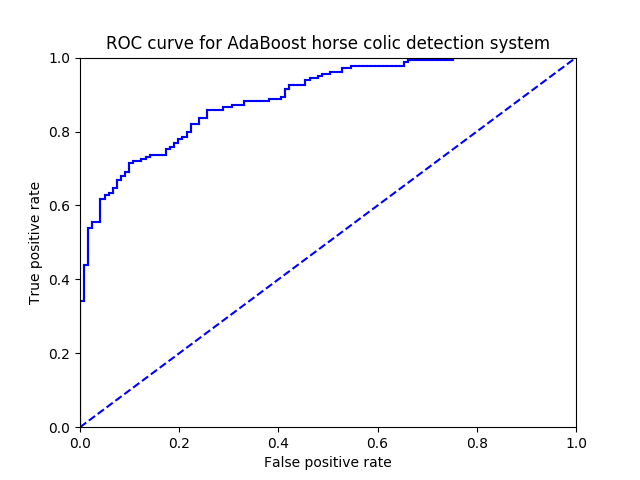

This chart was generated by the following Python code:
"""
Created on Nov 28, 2010
Adaboost is short for Adaptive Boosting
@author: Peter
"""

from numpy import *
import builtins
import os


def load_simple_data():
    """
    生成测试数据

    :return:
    """
    dat_mat = matrix([
        [1.,  2.1],
        [2.,  1.1],
        [1.3,  1.],
        [1.,  1.],
        [2.,  1.]])
    class_labels = [1.0, 1.0, -1.0, -1.0, 1.0]
    return dat_mat, class_labels


def loadDataSet(filename):      # general function to parse tab -delimited floats
    """
    读取数据集的通用方法，这个方法能够自动检测出特征的数目，同时，该方法假设最后一个特征是类别标签

    :param filename:
    :return:
    """
    # 获取文件中的列数，其中，除最后一列外，其余的都是特征
    num_feat = builtins.len(open(filename).readline().split('\t'))  # get number of fields
    data_mat = []
    label_mat = []
    fr = open(filename)
    for line in fr.readlines():
        line_arr =[]
        cur_line = line.strip().split('\t')
        for i in range(num_feat-1):
            line_arr.append(float(cur_line[i]))
        data_mat.append(line_arr)
        label_mat.append(float(cur_line[-1]))
    return data_mat, label_mat


def stumpClassify(data_matrix, dimension, thresh_val, threshIneq):  # just classify the data
    """
    通过阈值比较对数据进行分类

    :param data_matrix:
    :param dimension: 维度
    :param thresh_val:
    :param threshIneq:
    :return:
    """
    retArray = ones((shape(data_matrix)[0], 1))   # 创建一个n行1列的矩阵
    if threshIneq == 'lt':
        retArray[data_matrix[:, dimension] <= thresh_val] = -1.0
    else:
        retArray[data_matrix[:, dimension] > thresh_val] = -1.0
    return retArray
    

def buildStump(dataArr, classLabels, D):
    """
    构造单层决策树

    :param dataArr:
    :param classLabels:
    :param D:
    :return:
    """
    dataMatrix = mat(dataArr)
    labelMat = mat(classLabels).T  # 将类别标签进行转置
    m, n = shape(dataMatrix)
    numSteps = 10.0     # 用于在所有可能值上进行遍历
    bestStump = {}
    bestClasEst = mat(zeros((m, 1)))
    minError = inf  # init error sum, to +infinity 将最小错误率设置为正无穷， 之后用于寻找可能的最小错误率
    for i in range(n):  # loop over all dimensions 遍历数据集的所有特征
        rangeMin = dataMatrix[:, i].min()
        rangeMax = dataMatrix[:, i].max()
        stepSize = (rangeMax-rangeMin)/numSteps
        for j in range(-1, int(numSteps)+1):  # loop over all range in current dimension
            for inequal in ['lt', 'gt']:  # go over less than and greater than
                threshVal = (rangeMin + float(j) * stepSize)
                # call stump classify with i, j, lessThan
                predictedVals = stumpClassify(dataMatrix, i, threshVal, inequal)
                errArr = mat(ones((m, 1)))
                errArr[predictedVals == labelMat] = 0
                weightedError = D.T*errArr  # calc total error multiplied by D
                # print("split: dim %d, thresh %.2f, thresh ineqal: %s, the weighted error is %.3f"
                # % (i, threshVal, inequal, weightedError))
                if weightedError < minError:
                    minError = weightedError
                    bestClasEst = predictedVals.copy()
                    bestStump['dim'] = i
                    bestStump['thresh'] = threshVal
                    bestStump['ineq'] = inequal
    return bestStump, minError, bestClasEst


def adaBoostTrainDS(dataArr, classLabels, numIt=40):
    """
    基于单层决策树的AdaBoost训练过程

    :param dataArr:
    :param classLabels:
    :param numIt:
    :return:
    """
    weakClassArr = []
    m = shape(dataArr)[0]
    # D是一个概率分布向量，因此其所有的元素之和为1.0。为了满足此要求，一开始的所有元素都会被初始化成1/m.
    D = mat(ones((m, 1))/m)   # init D to all equal
    # aggClassEst是一个列向量，记录每个数据点的类别估计累计值
    aggClassEst = mat(zeros((m, 1)))
    for i in range(numIt):
        bestStump, error, classEst = buildStump(dataArr, classLabels, D)  # build Stump
        # print("D:",D.T)
        # max(error, 1e-16)用于确保在没有错误时不会发生 除零溢出
        # calc alpha, throw in max(error,eps) to account for error=0
        alpha = float(0.5*log((1.0-error)/max(error, 1e-16)))
        bestStump['alpha'] = alpha  
        weakClassArr.append(bestStump)                  # store Stump Params in Array
        # print("classEst: ",classEst.T)
        expon = multiply(-1*alpha*mat(classLabels).T,classEst)  # exponent for D calc, getting messy
        # 计算新的权重向量D
        D = multiply(D,exp(expon))                              # Calc New D for next iteration
        D = D/D.sum()
        # calc training error of all classifiers, if this is 0 quit for loop early (use break)
        aggClassEst += alpha*classEst
        # print("aggClassEst: ",aggClassEst.T)
        aggErrors = multiply(sign(aggClassEst) != mat(classLabels).T,ones((m,1)))
        errorRate = aggErrors.sum()/m
        print("total error: ",errorRate)
        if errorRate == 0.0: break
    return weakClassArr,aggClassEst


def adaClassify(datToClass, classifierArr):
    """
    AdaBoost分类函数

    :param datToClass:
    :param classifierArr:
    :return:
    """
    dataMatrix = mat(datToClass)  # do stuff similar to last aggClassEst in adaBoostTrainDS
    m = shape(dataMatrix)[0]
    aggClassEst = mat(zeros((m,1)))
    for i in range(builtins.len(classifierArr)):
        classEst = stumpClassify(dataMatrix,classifierArr[0][i]['dim'],
                                 classifierArr[0][i]['thresh'],
                                 classifierArr[0][i]['ineq'])  # call stump classify
        aggClassEst += classifierArr[0][i]['alpha']*classEst
        # print(aggClassEst)
    return sign(aggClassEst)


def plotROC(predStrengths, classLabels):
    """
    ROC(Receiver Operating Characteristic)接收者操作特征，用于衡量分类中的非均衡性的工具

    AUC(Area Under the Curve)曲线下的面积

    :param predStrengths:
    :param classLabels:
    :return:
    """
    import matplotlib.pyplot as plt
    cur = (1.0, 1.0)  # cursor     保留绘制光标的位置
    ySum = 0.0  # variable to calculate AUC       用于计算AUC的值
    numPosClas = sum(array(classLabels) == 1.0)       # 通过数组过滤方式计算正例数目
    yStep = 1/float(numPosClas)
    xStep = 1/float(builtins.len(classLabels)-numPosClas)
    sortedIndicies = predStrengths.argsort()  # get sorted index, it's reverse
    # 构建画笔
    fig = plt.figure()
    fig.clf()
    ax = plt.subplot(111)
    # 在所有排序值上进行循环
    # loop through all the values, drawing a line segment at each point
    for index in sortedIndicies.tolist()[0]:
        if classLabels[index] == 1.0:
            delX = 0
            delY = yStep
        else:
            delX = xStep
            delY = 0
            ySum += cur[1]
        # draw line from cur to (cur[0]-delX, cur[1]-delY)
        ax.plot([cur[0], cur[0]-delX], [cur[1], cur[1]-delY], c='b')
        cur = (cur[0]-delX,cur[1]-delY)
    ax.plot([0, 1], [0, 1], 'b--')
    plt.xlabel('False positive rate'); plt.ylabel('True positive rate')
    plt.title('ROC curve for AdaBoost horse colic detection system')
    ax.axis([0, 1, 0, 1])
    # 判断图像文件是否存在，如果不存在，则保存
    if not os.path.exists("adaboost.png"):
        plt.savefig("adaboost.png")
    plt.show()
    print("the Area Under the Curve is: ", ySum*xStep)
